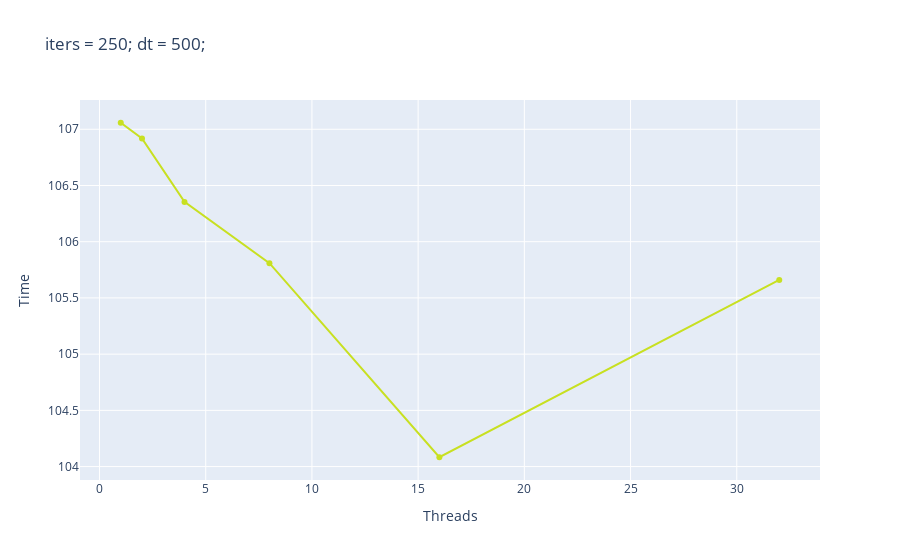

Notebook source saved alongside this figure:
### Code cell
trace1 = go.Scatter(
                    x = data['threads'],
                    y = data['time-dt=500/iters=250'],
                    mode = "lines+markers",
                    name = "dt=300/iters=100",
                    marker = dict(color = 'rgba(200, 224, 33, 1)')
                    )
d = [trace1]
layout = dict(title = 'iters = 250; dt = 500;',
              xaxis = dict(title= 'Threads', ticklen= 5, zeroline= False),
              yaxis = dict(title= 'Time', ticklen= 5, zeroline= False)
             )
fig = dict(data = d, layout = layout)
iplot(fig)

### Figure 1 — Plotly figure (JSON) as saved in the notebook; plotly's stock layout.template omitted (floating-point values rounded to 4 significant figures)
{"data": [{"marker": {"color": "rgba(200, 224, 33, 1)"}, "mode": "lines+markers", "name": "dt=300/iters=100", "type": "scatter", "x": [1, 2, 4, 8, 16, 32], "y": [107.1, 106.9, 106.4, 105.8, 104.1, 105.7]}], "layout": {"title": {"text": "iters = 250; dt = 500;"}, "xaxis": {"ticklen": 5, "title": {"text": "Threads"}, "zeroline": false}, "yaxis": {"ticklen": 5, "title": {"text": "Time"}, "zeroline": false}}}
